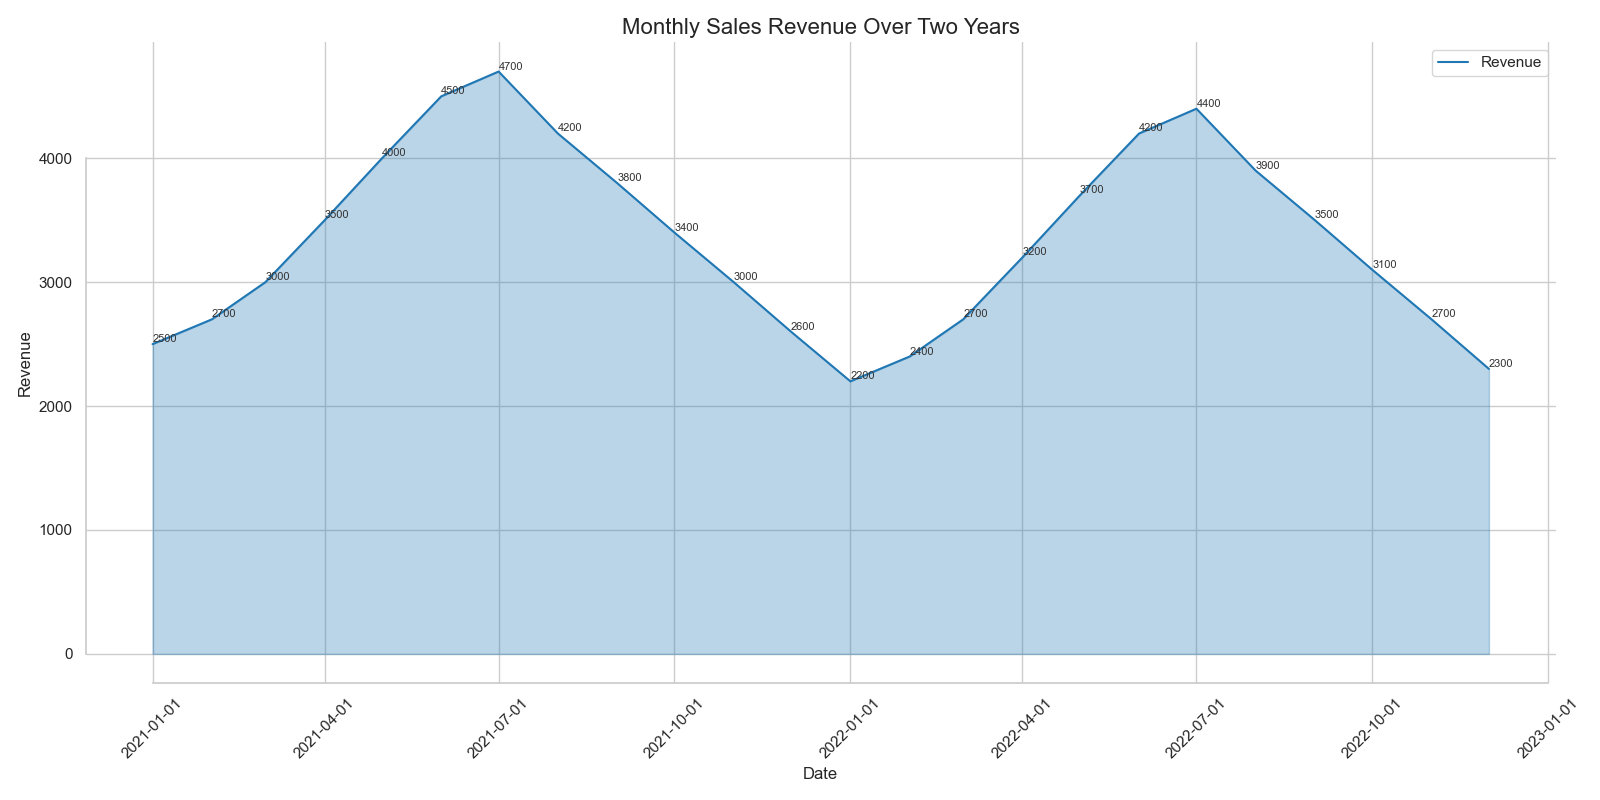

This chart was generated by the following Python code:

import seaborn as sns
import pandas as pd
import matplotlib.pyplot as plt

# Data
data = {
    'Date': ['2021-01-01', '2021-02-01', '2021-03-01', '2021-04-01', '2021-05-01',
             '2021-06-01', '2021-07-01', '2021-08-01', '2021-09-01', '2021-10-01',
             '2021-11-01', '2021-12-01', '2022-01-01', '2022-02-01', '2022-03-01',
             '2022-04-01', '2022-05-01', '2022-06-01', '2022-07-01', '2022-08-01',
             '2022-09-01', '2022-10-01', '2022-11-01', '2022-12-01'],
    'Revenue': [2500, 2700, 3000, 3500, 4000, 4500, 4700, 4200, 3800, 3400,
                3000, 2600, 2200, 2400, 2700, 3200, 3700, 4200, 4400, 3900,
                3500, 3100, 2700, 2300]
}

df = pd.DataFrame(data)
df['Date'] = pd.to_datetime(df['Date'])

# Plot
plt.figure(figsize=(16, 8))
ax = sns.lineplot(x='Date', y='Revenue', data=df, color='#1f77b4', label='Revenue')
ax.fill_between(df['Date'], df['Revenue'], color='#1f77b4', alpha=0.3)

# Annotations
for index, value in df.iterrows():
    ax.text(value['Date'], value['Revenue'], str(value['Revenue']), verticalalignment='bottom',
            horizontalalignment='left', color='#333333', fontsize=8)

# Aesthetics
plt.title('Monthly Sales Revenue Over Two Years', fontsize=16)
plt.xlabel('Date')
plt.ylabel('Revenue')
sns.despine(trim=True)

# Display
plt.xticks(rotation=45)
plt.tight_layout()
plt.show()
